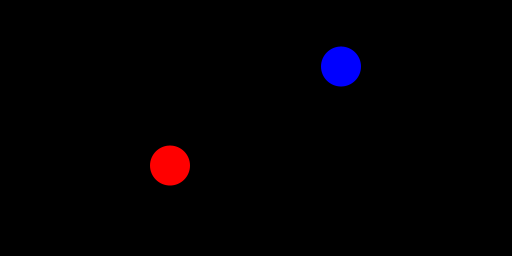
Frame 1 (no input)
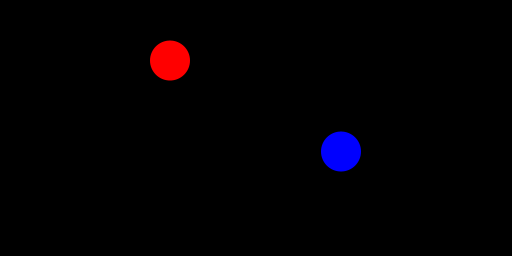
Frame 60 (the mouse pressed at the canvas centre just before this capture)
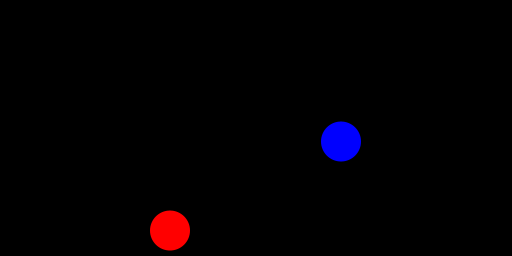
Frame 120 (the mouse held since frame 60 and released just before this capture)

The Processing sketch that drew these frames (run headless with seeded random() and noise(); from frame 60 on, the mouse is pressed at the canvas centre):

// Processing sketch: es1
// ── es1.pde
Ball b;
HyperBall hb;

void setup(){
  size(512,256);
  b = new Ball();
  hb = new HyperBall();
}

void draw(){
  background(0);
  b.run();
  hb.run();
}

void keyPressed(){
 if(key == 'r' || key == 'R'){
  setup(); 
 }
}

// ── Ball.pde
class Ball{
 float posx, posy, vely, r;
 
 Ball(){
  posx = width/3;
  posy = random(height);
  vely = 5;
  r = 40;
 }
 
 void display(){
  fill(255,0,0);
  noStroke();
  ellipseMode(CENTER);
  ellipse(posx,posy,r,r);
 }
 
 void move(){
  posy += vely;
  if(posy > height || posy < 0){
    vely *= -1;
   }
 }
 
 void run(){
   display();
   move();
 }
}

// ── HyperBall.pde
class HyperBall extends Ball{
  
  
  HyperBall(){
   super(); 
   super.posx = 2*width/3;
  }
  
 void display(){
  if(posx > mouseX - r && posy < mouseY - r){
   fill(random(255), random(255), random(255)); 
  }else
  fill(0,0,255);
  noStroke();
  ellipseMode(CENTER);
  ellipse(posx,posy,r,r);
 }
 
 void move(){
  posy += vely;
  if(posy > height || posy < 0){
    vely *= -1;
   }
 }
 
 void run(){
   display();
   move();
 }
 
}
